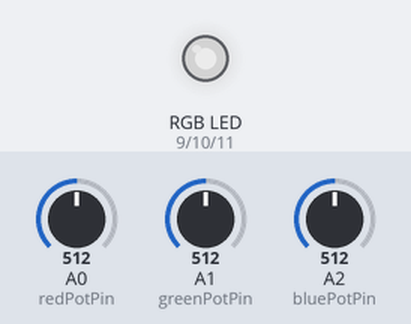
Simulated run of this sketch. Board: Arduino Uno, built with avr-gcc and run on an emulated ATmega328P. On the bench: an RGB LED mixed from three pins (HIGH = lit). The test bench sets the inputs (shaded band); at power-on: A0 (redPotPin) = 512, A1 (greenPotPin) = 512, A2 (bluePotPin) = 512. Dim RGB values are drawn brighter than linear.

Above: at 1.2 s.
1.3 s: A0 (redPotPin) set to 716
At 1.9 s:
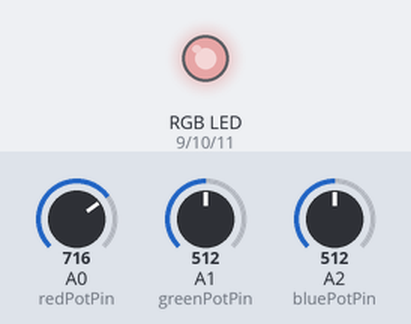
2.8 s: A1 (greenPotPin) set to 716
At 4.0 s:
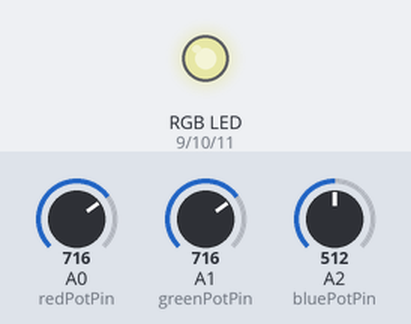
4.3 s: A2 (bluePotPin) set to 716
At 5.4 s:
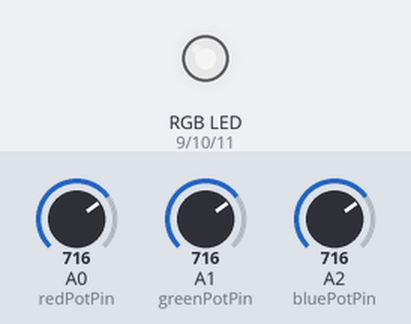
5.8 s: A0 (redPotPin) set to 900
At 6.6 s:
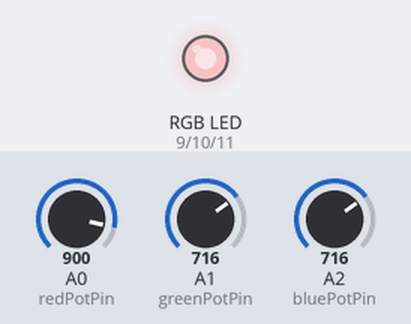
7.3 s: A1 (greenPotPin) set to 900
At 7.6 s:
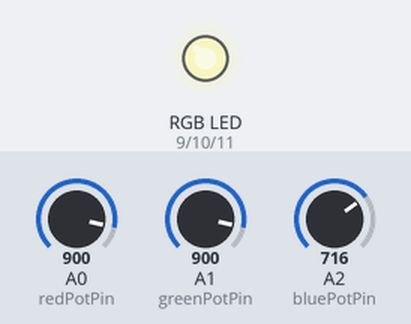
8.8 s: A2 (bluePotPin) set to 900
At 10.0 s:
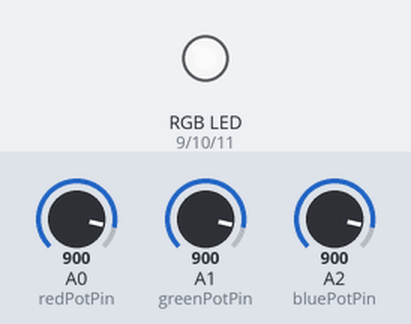
Timing chart, 0 to 11.3 s (numbered marks = the images above; inputs shaded):
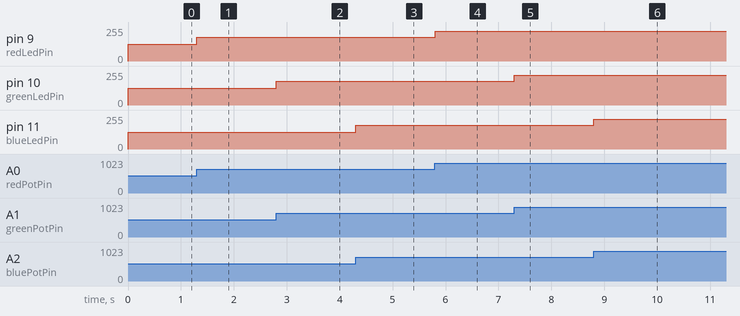

Measured:
- after the input at 1.3 s, pin 9 (redLedPin): 127/255 → 178/255 at once
- after the input at 2.8 s, pin 10 (greenLedPin): 127/255 → 178/255 at once
- after the input at 4.3 s, pin 11 (blueLedPin): 127/255 → 178/255 at once
- after the input at 5.8 s, pin 9 (redLedPin): 178/255 → 224/255 at once
- after the input at 7.3 s, pin 10 (greenLedPin): 178/255 → 224/255 at once
- after the input at 8.8 s, pin 11 (blueLedPin): 178/255 → 224/255 at once

The sketch:

potentiometer-RGB-led-control.ino
```cpp
const int redPotPin = A0;
const int greenPotPin = A1;
const int bluePotPin = A2;

int redPotValue = 0;
int greenPotValue = 0;
int bluePotValue = 0;

const int redLedPin = 9;
const int greenLedPin = 10;
const int blueLedPin = 11;

int brightnessRedLed = 0;
int brightnessGreenLed = 0;
int brightnessBlueLed = 0;

const int MAX_LED_VALUE = 255;
const float MAX_POT_VALUE = 1023.0;

void setup() {
  pinMode(redLedPin,OUTPUT);
  pinMode(greenLedPin,OUTPUT);
  pinMode(blueLedPin,OUTPUT);
  pinMode(bluePotPin,INPUT);
  pinMode(greenPotPin,INPUT);
  pinMode(redPotPin,INPUT);
  Serial.begin(9600);
}

void loop() {

  // reading pots value
  redPotValue = analogRead(redPotPin);
  greenPotValue = analogRead(greenPotPin);
  bluePotValue = analogRead(bluePotPin);

  brightnessRedLed = redPotValue * (MAX_LED_VALUE / MAX_POT_VALUE);
  brightnessGreenLed = greenPotValue * (MAX_LED_VALUE / MAX_POT_VALUE);
  brightnessBlueLed = bluePotValue * (MAX_LED_VALUE / MAX_POT_VALUE);

  analogWrite(redLedPin,brightnessRedLed);
  analogWrite(greenLedPin,brightnessGreenLed);
  analogWrite(blueLedPin,brightnessBlueLed);

  delay(2);
}
```
